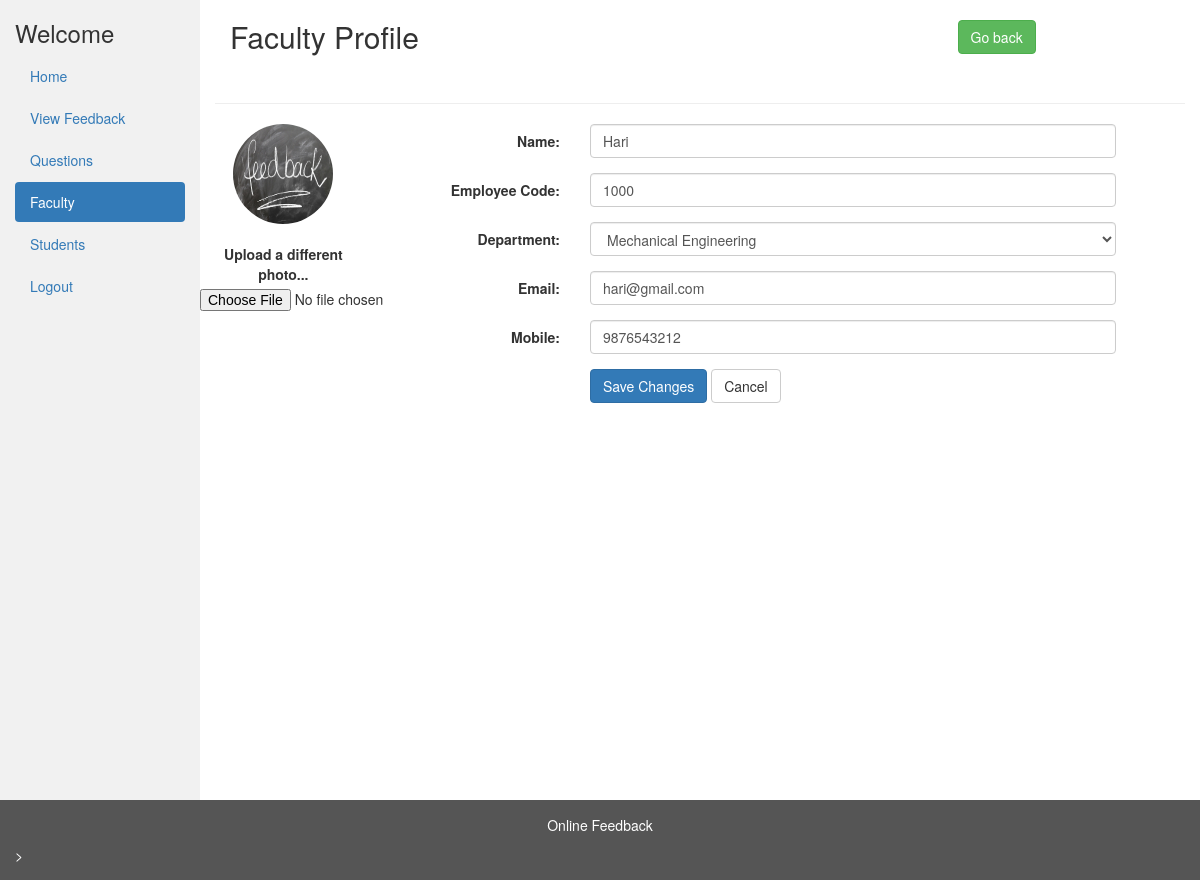
/admin/view_faculty_profile.php?faculty_id=1, run on an earlier commit of the app's database.
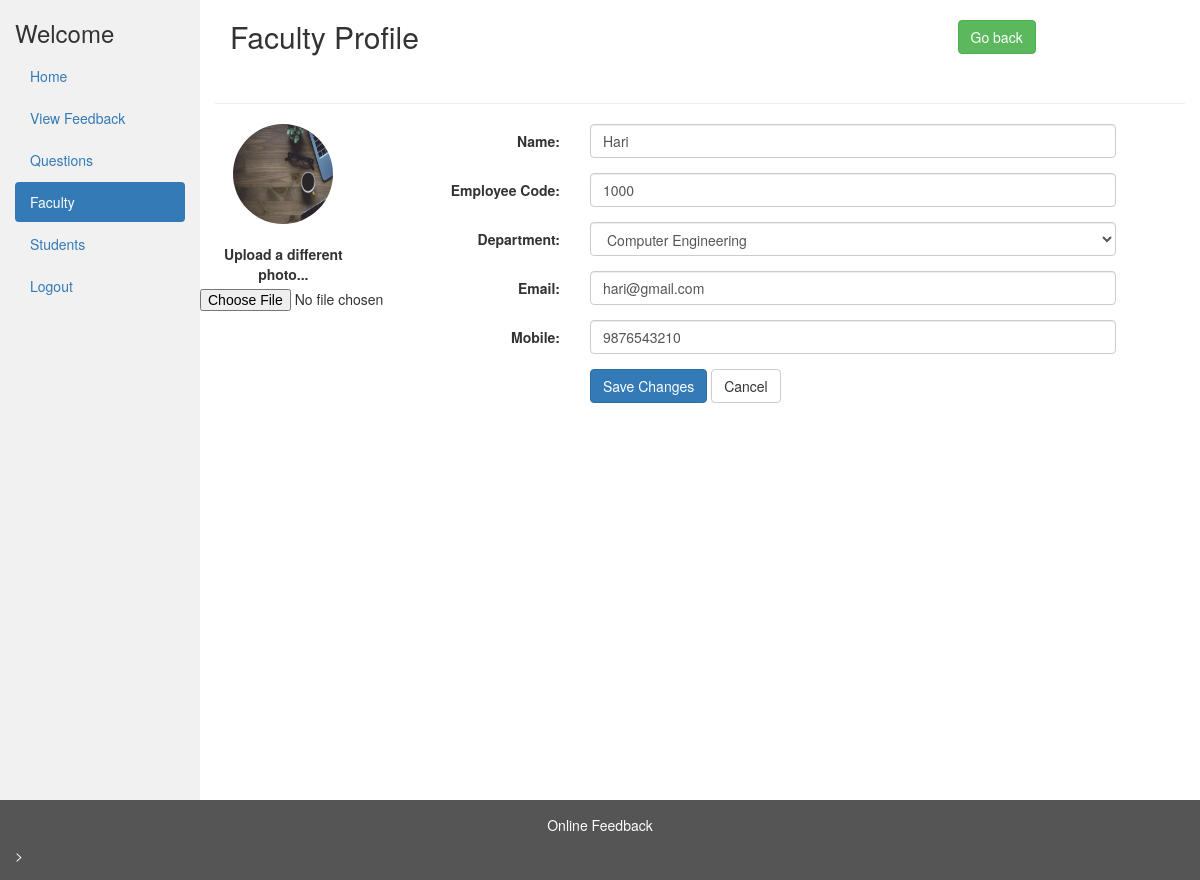
And on a later commit of the database.
### tables this page shows
CREATE TABLE `faculty` (
  `id` int(11) NOT NULL,
  `name` varchar(30) NOT NULL,
  `emp_code` varchar(30) NOT NULL,
  `department_id` int(11) NOT NULL,
  `email` varchar(255) NOT NULL,
  `mobile` bigint(20) NOT NULL,
  `image` varchar(500) NOT NULL DEFAULT '../img/no_image.jpg'
);

CREATE TABLE `department` (
  `id` int(11) NOT NULL,
  `name` varchar(250) NOT NULL
);

### admin/view_faculty_profile.php (the view, shortened to what this page needs)
<?php
include_once '../database/dbconfig.php';
$faculty_id = $_GET['faculty_id'];
$sql = "SELECT * FROM `faculty` WHERE `id` = " . $faculty_id;
$result_query = mysqli_query($conn, $sql);
$row = mysqli_fetch_array($result_query);
$name = $row['name'];
$department_id = $row['department_id'];
$dep_sql = "SELECT * FROM `department` WHERE `id` = " . $department_id;
$dep_result = mysqli_query($conn, $dep_sql);
$dep_row = mysqli_fetch_array($dep_result);
$department = $dep_row['name'];
$emp_code = $row['emp_code'];
$email = $row['email'];
$mobile = $row['mobile'];
$image = $row['image'];
?>
<!DOCTYPE html>
<html lang="en">
<head>
  <link rel="stylesheet" href="https://maxcdn.bootstrapcdn.com/bootstrap/3.4.1/css/bootstrap.min.css">
</head>
<body>
  <div class="container-fluid">
    <div class="row content">
    <div class="col-sm-2 sidenav">
      <h3>Welcome <?php echo ($_SESSION['login_user']); ?></h3>
      <ul class="nav nav-pills nav-stacked">
        <li><a href="admin_dashboard.php">Home</a></li>
        <li><a href="view_feedback.php">View Feedback</a></li>
        <li><a href="view_questions.php">Questions</a></li>
        <li class="active"><a href="view_faculty.php">Faculty</a></li>
        <li><a href="view_students.php">Students</a></li>
        <li><a href="../logout.php">Logout</a></li>
      </ul><br>
    </div>
      <div class="col-sm-10">
        <div class="container-fluid">
          <div class="row">
            <div class="col-md-9"><h2>Faculty Profile</h2></div><br />
            <div class="col-md-3">
              <a href="view_faculty.php" class="btn btn-success">Go back</a>
            </div>
          </div>
        </div>
        <br />
          <hr>
          <div class="row">
            <form class="form-horizontal" method="post"
              action="faculty_profile_update.php?faculty_id=<?php echo $faculty_id; ?>" enctype="multipart/form-data">
              <div class="col-md-2">
        <div class="text-center">
          <img src=<?php echo $image ?> class="avatar img-circle" alt="avatar" style="height: 100px; width: 100px;">
          <br />
          <br />
              <div class="form-group">
                <label>Upload a different photo...</label>
                <input type="file">
              </div>
        </div>              </div>
              <div class="col-md-10 personal-info">
                <div class="form-group">
                  <label class="col-lg-3 control-label">Name:</label>
                  <div class="col-lg-8">
                    <input name="name" class="form-control" required="required" type="text" value="<?php echo $name ?>">
                  </div>
                </div>
                <div class="form-group">
                  <label class="col-md-3 control-label">Employee Code:</label>
                  <div class="col-md-8">
                    <input name="emp_code" class="form-control" required="required" type="text"
                      value="<?php echo $emp_code ?>">
                  </div>
                </div>
                <div class="form-group">
                  <label class="col-lg-3 control-label">Department:</label>
                  <div class="col-lg-8">
                    <select name="department_id" class="form-control" required="required">
                        <option value="<?php echo $department_id; ?>"><?php echo $department ?> </option>
                    </select>
                  </div>
                </div>
                <div class="form-group">
                  <label class="col-lg-3 control-label">Email:</label>
                  <div class="col-lg-8">
                    <input name="email" class="form-control" required="required" type="email"
                      value="<?php echo $email ?>">
                  </div>
                </div>
                <div class="form-group">
                  <label class="col-lg-3 control-label">Mobile:</label>
                  <div class="col-lg-8">
                    <input name="mobile" class="form-control" required="required" type="text"
                      maxlength ="10" onkeypress="return isNumber(event)" value="<?php echo $mobile; ?>">
                  </div>
                </div>
                <div class="form-group">
                  <label class="col-md-3 control-label"></label>
                  <div class="col-md-8">
                    <input type="submit" class="btn btn-primary" value="Save Changes">
                    <input type="reset" class="btn btn-default" value="Cancel">
                  </div>
                </div>
            </form>
          </div>
        </div>
      </div>
    </div>
  <footer class="container-fluid">
    <center>
      <p>Online Feedback</p>
    </center>>
  </footer>
</body>
</html>

What changed in the data, as far as the page shows it:
no longer on this page (row unchanged): department: department_id "Mechanical Engineering"
changed faculty "Hari": image: a different picture; mobile "9876543212" → "9876543210"
now on this page (row unchanged): department: department_id "Computer Engineering"
